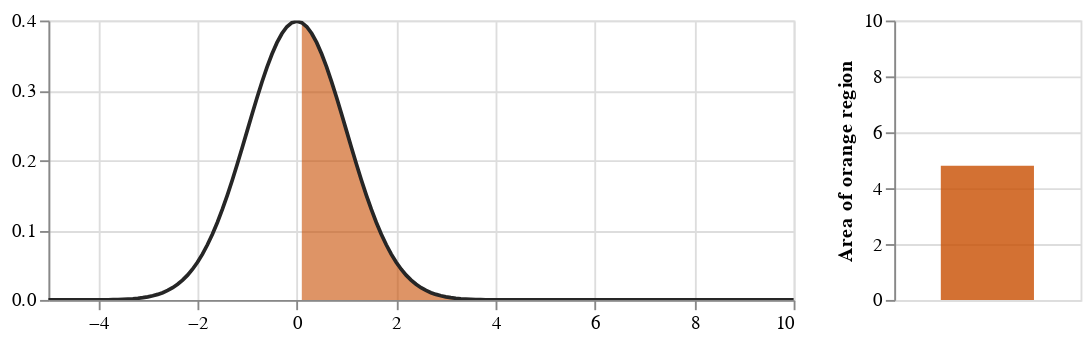

This figure's notebook cell:
### Code cell
center_slider = alt.binding_range(min=-5, max=10, step=inc, name='center:')
center_selector = alt.selection_single(name="CenterName", fields=['center'],
                                bind=center_slider, init={'center': 0})

width_slider = alt.binding_range(min=inc, max=10, step=inc, name='width:')
width_selector = alt.selection_single(name="WidthName", fields=['width'],
                                bind=width_slider, init={'width': 1})

cutoff_slider = alt.binding_range(min=-5, max=10, step=inc, name='cutoff:')
cutoff_selector = alt.selection_single(name="CutoffName", fields=['cutoff'],
                                bind=cutoff_slider, init={'cutoff': 0})

base = alt.Chart(df).transform_calculate(
    ycalc = (1.0/(alt.expr.sqrt(2*alt.expr.PI)*width_selector.width))*alt.expr.exp(-0.5*(pow((alt.datum.x - center_selector.center),2)/pow(width_selector.width,2)))
)

gauss_base = base.encode(
    x = alt.X('x:Q', scale=alt.Scale(domain=[-5,10]), title=''),
    y = alt.Y('ycalc:Q', title='')
)

line = gauss_base.mark_line(
    color='#262626',
    clip=True
).add_selection(
    cutoff_selector, 
    width_selector,
    center_selector
)

area = gauss_base.mark_area(
    color='#C84E0099',
    clip=True
).transform_filter(
    alt.datum.x >= cutoff_selector.cutoff
)

bar = base.mark_bar(size=50, color='#C84E00CC').encode(
    y = alt.Y('sum(ycalc):Q', 
              scale=alt.Scale(domain=(0, 10)),
              axis = alt.Axis(title='Area of orange region')
             )
).transform_filter(
    alt.datum.x >= cutoff_selector.cutoff
)

combo = (area + line).properties(height = 150) | bar.properties(height = 150, width=100)
combo

### Figure 1 — Vega-Lite specification as saved in the notebook (floating-point values rounded to 4 significant figures; data arrays with more than 128 entries replaced by an {"elided": "..."} marker saying what was removed)
{"config": {"view": {"continuousWidth": 400, "continuousHeight": 300}}, "hconcat": [{"layer": [{"mark": {"type": "area", "clip": true, "color": "#C84E0099"}, "encoding": {"x": {"type": "quantitative", "field": "x", "scale": {"domain": [-5, 10]}, "title": ""}, "y": {"type": "quantitative", "field": "ycalc", "title": ""}}, "transform": [{"calculate": "((1.0 / (sqrt((2 * PI)) * WidthName.width)) * exp((-0.5 * (pow((datum.x - CenterName.center),2) / pow(WidthName.width,2)))))", "as": "ycalc"}, {"filter": "(datum.x >= CutoffName.cutoff)"}]}, {"mark": {"type": "line", "clip": true, "color": "#262626"}, "encoding": {"x": {"type": "quantitative", "field": "x", "scale": {"domain": [-5, 10]}, "title": ""}, "y": {"type": "quantitative", "field": "ycalc", "title": ""}}, "selection": {"CutoffName": {"type": "single", "fields": ["cutoff"], "bind": {"input": "range", "max": 10, "min": -5, "name": "cutoff:", "step": 0.1}, "init": {"cutoff": 0}}, "WidthName": {"type": "single", "fields": ["width"], "bind": {"input": "range", "max": 10, "min": 0.1, "name": "width:", "step": 0.1}, "init": {"width": 1}}, "CenterName": {"type": "single", "fields": ["center"], "bind": {"input": "range", "max": 10, "min": -5, "name": "center:", "step": 0.1}, "init": {"center": 0}}}, "transform": [{"calculate": "((1.0 / (sqrt((2 * PI)) * WidthName.width)) * exp((-0.5 * (pow((datum.x - CenterName.center),2) / pow(WidthName.width,2)))))", "as": "ycalc"}]}], "height": 150}, {"mark": {"type": "bar", "color": "#C84E00CC", "size": 50}, "encoding": {"y": {"type": "quantitative", "aggregate": "sum", "axis": {"title": "Area of orange region"}, "field": "ycalc", "scale": {"domain": [0, 10]}}}, "height": 150, "transform": [{"calculate": "((1.0 / (sqrt((2 * PI)) * WidthName.width)) * exp((-0.5 * (pow((datum.x - CenterName.center),2) / pow(WidthName.width,2)))))", "as": "ycalc"}, {"filter": "(datum.x >= CutoffName.cutoff)"}], "width": 100}], "data": {"name": "data-51ae1ed5cb2212e7b4639c38a9c226e2"}, "$schema": "https://vega.github.io/schema/vega-lite/v4.8.1.json", "datasets": {"data-51ae1ed5cb2212e7b4639c38a9c226e2": {"elided": "301 records"}}}
